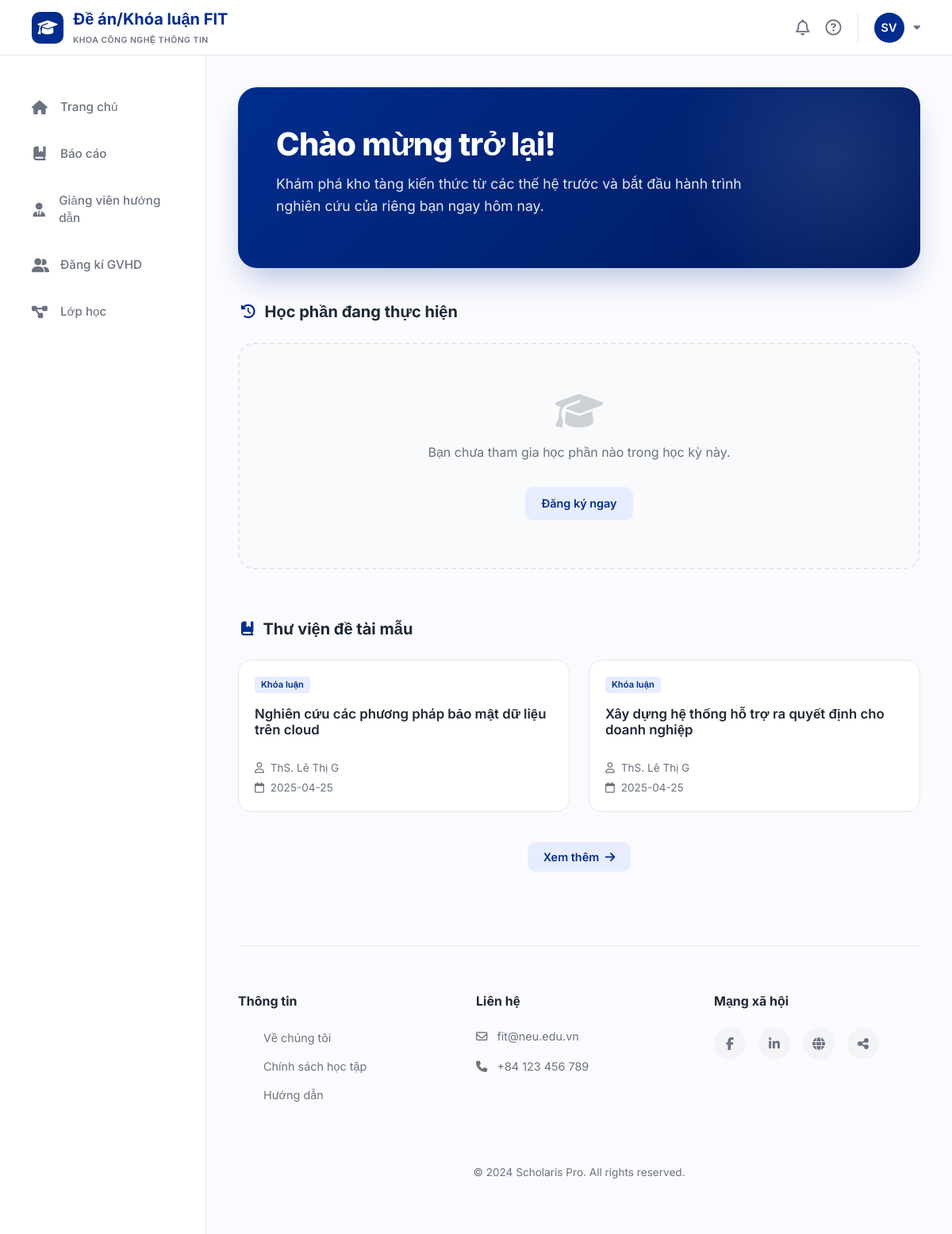
The app's page /home (signed in) with its own data.
### tables this page shows
CREATE TABLE published_reports (
    id INTEGER PRIMARY KEY AUTOINCREMENT,
    student_id INTEGER NOT NULL,
    class_id INTEGER NOT NULL,
    topic_id INTEGER NOT NULL,
    file_url VARCHAR(500),
    source_code_url VARCHAR(500),
    published_at DATETIME DEFAULT CURRENT_TIMESTAMP,
    FOREIGN KEY (student_id) REFERENCES students(id),
    FOREIGN KEY (class_id) REFERENCES classes(id),
    FOREIGN KEY (topic_id) REFERENCES topics(id)
);

CREATE TABLE course_types (
    id INTEGER PRIMARY KEY AUTOINCREMENT,
    type_name VARCHAR(50) NOT NULL UNIQUE
);

CREATE TABLE topics (
    id INTEGER PRIMARY KEY AUTOINCREMENT,
    student_id INTEGER NOT NULL,
    class_id INTEGER NOT NULL,
    title VARCHAR(500) NOT NULL,
    description TEXT,
    created_at DATETIME DEFAULT CURRENT_TIMESTAMP,
    updated_at DATETIME DEFAULT CURRENT_TIMESTAMP,
    FOREIGN KEY (student_id) REFERENCES students(id),
    FOREIGN KEY (class_id) REFERENCES classes(id)
);

CREATE TABLE users (
    id INTEGER PRIMARY KEY AUTOINCREMENT,
    email VARCHAR(100) NOT NULL UNIQUE,
    password VARCHAR(255) NOT NULL,
    full_name VARCHAR(100) NOT NULL,
    role VARCHAR(20) NOT NULL CHECK (role IN ('student', 'lecturer')),
    phone VARCHAR(20),
    created_at DATETIME DEFAULT CURRENT_TIMESTAMP
);

### app/student/home/routes.py (the view)
@student_home_bp.route('/')
@student_home_bp.route('/home')
def home():
    if 'user_id' not in session or session.get('role') != 'student':
        if session.get('role') == 'lecturer':
             return redirect(url_for('lecturer_home.home'))
        return redirect(url_for('login.login'))
    user_id = session['user_id']
    db = get_db()
    cursor = db.cursor()
    cursor.execute("SELECT * FROM semesters WHERE is_current = 1 LIMIT 1")
    current_semester = cursor.fetchone()
    cursor.execute("SELECT id FROM students WHERE user_id = ?", (user_id,))
    student = cursor.fetchone()
    if not student:
        return "Student profile not found", 404
    student_id = student['id']
    ongoing_courses = []
    if current_semester:
        cursor.execute("""
            SELECT c.*, ct.type_name, co.course_name, u.full_name as lecturer_name
            FROM class_students cs
            JOIN classes c ON cs.class_id = c.id
            JOIN courses co ON c.course_id = co.id
            JOIN course_types ct ON co.course_type_id = ct.id
            JOIN lecturers l ON c.lecturer_id = l.id
            JOIN users u ON l.user_id = u.id
            WHERE cs.student_id = ? AND c.semester_id = ? AND c.status = 'active'
        """, (student_id, current_semester['id']))
        ongoing_courses = cursor.fetchall()
    cursor.execute("""
        SELECT pr.*, t.title, u.full_name as lecturer_name, ct.type_name, co.course_name
        FROM published_reports pr
        JOIN topics t ON pr.topic_id = t.id
        JOIN classes c ON t.class_id = c.id
        JOIN courses co ON c.course_id = co.id
        JOIN course_types ct ON co.course_type_id = ct.id
        JOIN lecturers l ON c.lecturer_id = l.id
        JOIN users u ON l.user_id = u.id
        ORDER BY pr.published_at DESC
        LIMIT 2
    """)
    library_items = cursor.fetchall()
    return render_template(
        'student/home.html',
        ongoing_courses=ongoing_courses,
        library_items=library_items,
        current_semester=current_semester
    )

### app/database.py (called while the page is built)
def get_db():
    if 'db' not in g:
        g.db = sqlite3.connect(DB_PATH, timeout=30)
        g.db.row_factory = sqlite3.Row
        try:
            g.db.execute("PRAGMA journal_mode=WAL")
            g.db.execute("PRAGMA foreign_keys=ON")
        except sqlite3.OperationalError:
            pass
    return g.db

### templates/student/home.html (shortened to what this page needs)
{% extends "student/base.html" %}
{% block content %}
<div class="home-container">
    <section class="hero-section">
        <div class="hero-text">
            <h1>Chào mừng trở lại!</h1>
            <p>Khám phá kho tàng kiến thức từ các thế hệ trước và bắt đầu hành trình nghiên cứu của riêng bạn ngay hôm nay.</p>
        </div>
    </section>
    <div class="section-title">
        <i class="fa-solid fa-clock-rotate-left"></i>
        <span>Học phần đang thực hiện</span>
    </div>
    <div class="ongoing-grid">
        {% if ongoing_courses %}
            {% for course in ongoing_courses %}
            <div class="course-card">
                <div class="card-header-info">
                    <span class="card-label {% if course.type_name == 'Đề án' %}label-project{% else %}label-thesis{% endif %}">
                        {{ course.type_name }}
                    </span>
                </div>
                <div class="card-main">
                    <h3>{{ course.course_name }}</h3>
                    <div class="lecturer-info">
                        <i class="fa-solid fa-user-tie"></i>
                        <span>GV: {{ course.lecturer_name }}</span>
                    </div>
                </div>
                <div class="card-footer">
                    <span style="font-size: 0.85rem; color: var(--text-muted);">Mã lớp: {{ course.class_code }}</span>
                    <a href="{{ url_for('myprojects.project_detail', id=course.id) }}" class="btn-action">Vào lớp học</a>
                </div>
            </div>
            {% endfor %}
        {% else %}
            <div class="empty-state">
                <i class="fa-solid fa-graduation-cap"></i>
                <p>Bạn chưa tham gia học phần nào trong học kỳ này.</p>
                <a href="{{ url_for('registration.registration') }}" class="btn-action mt-3 d-inline-block">Đăng ký ngay</a>
            </div>
        {% endif %}
    </div>
    <div class="section-title">
        <i class="fa-solid fa-book-bookmark"></i>
        <span>Thư viện đề tài mẫu</span>
    </div>
    <div class="library-grid">
        {% if library_items %}
            {% for item in library_items %}
            <a href="{{ url_for('thesis.thesis_detail', topic_id=item.topic_id) }}" style="text-decoration: none;">
                <div class="library-item">
                    <span class="item-tag">{{ item.type_name }}</span>
                    <h4>{{ item.title }}</h4>
                    <div class="item-meta">
                        <span><i class="fa-regular fa-user me-1"></i> {{ item.lecturer_name }}</span>
                        <span><i class="fa-regular fa-calendar me-1"></i> {{ item.published_at[:10] }}</span>
                    </div>
                </div>
            </a>
            {% endfor %}
            <div style="grid-column: 1/-1; text-align: center; margin-top: 20px;">
                <a href="{{ url_for('thesis.thesesprojects') }}" class="btn-action">
                    Xem thêm <i class="fa-solid fa-arrow-right ms-1"></i>
                </a>
            </div>
        {% else %}
            <div class="empty-state">
                <i class="fa-solid fa-box-open"></i>
                <p>Thư viện hiện đang trống.</p>
            </div>
        {% endif %}
    </div>
</div>
{% endblock %}

### templates/student/home.html (style rules this page uses)
:root { --primary-gradient: linear-gradient(135deg, #002D8E 0%, #001A5E 100%); --accent-gradient: linear-gradient(135deg, #3B82F6 0%, #2563EB 100%); --glass-bg: rgba(255, 255, 255, 0.9); --glass-border: rgba(255, 255, 255, 0.2); --card-shadow: 0 10px 30px -5px rgba(0, 45, 142, 0.1); }
.home-container { padding-bottom: 40px; }
.hero-section { background: var(--primary-gradient); border-radius: 24px; padding: 48px; color: white; margin-bottom: 40px; position: relative; overflow: hidden; box-shadow: 0 20px 40px -10px rgba(0, 45, 142, 0.3); }
.hero-section::before { content: ''; position: absolute; top: -50%; right: -10%; width: 400px; height: 400px; background: radial-gradient(circle, rgba(255,255,255,0.1) 0%, transparent 70%); border-radius: 50%; }
.hero-text h1 { font-size: 2.5rem; font-weight: 800; margin-bottom: 12px; letter-spacing: -0.02em; }
.hero-text p { font-size: 1.1rem; opacity: 0.9; max-width: 600px; line-height: 1.6; }
.section-title { display: flex; align-items: center; gap: 12px; font-size: 1.25rem; font-weight: 700; color: var(--text-dark); margin-bottom: 24px; padding-left: 4px; }
.section-title i { color: var(--primary-color); font-size: 1.1rem; }
.ongoing-grid { display: grid; grid-template-columns: repeat(auto-fill, minmax(340px, 1fr)); gap: 24px; margin-bottom: 60px; }
.btn-action { padding: 10px 20px; background: var(--primary-light); color: var(--primary-color); border-radius: 10px; text-decoration: none; font-weight: 600; font-size: 0.9rem; transition: var(--transition); }
.library-grid { display: grid; grid-template-columns: repeat(auto-fill, minmax(280px, 1fr)); gap: 24px; }
.library-item { background: var(--white); border-radius: 16px; padding: 20px; border: 1px solid var(--border-color); transition: var(--transition); display: flex; flex-direction: column; gap: 16px; }
.library-item h4 { font-size: 1.05rem; font-weight: 600; color: var(--text-dark); display: -webkit-box; -webkit-line-clamp: 2; -webkit-box-orient: vertical; overflow: hidden; height: 2.8rem; }
.item-meta { font-size: 0.85rem; color: var(--text-muted); display: flex; flex-direction: column; gap: 4px; }
.item-tag { font-size: 0.7rem; font-weight: 600; color: var(--primary-color); background: var(--primary-light); padding: 2px 8px; border-radius: 4px; width: fit-content; }
.empty-state { grid-column: 1/-1; padding: 60px; text-align: center; background: #F9FAFB; border-radius: 20px; border: 2px dashed var(--border-color); color: var(--text-muted); }
.empty-state i { font-size: 3rem; margin-bottom: 16px; opacity: 0.3; }

### templates/student/base.html (style rules this page uses)
:root { --primary-color: #002D8E; --primary-light: #E7EDFF; --bg-page: #FBFBFF; --white: #FFFFFF; --text-dark: #1F2937; --text-muted: #6B7280; --border-color: #E5E7EB; --sidebar-width: 260px; --header-height: 70px; --shadow: 0 4px 12px rgba(0, 0, 0, 0.05); --transition: all 0.3s ease; }
* { margin: 0; padding: 0; box-sizing: border-box; font-family: 'Inter', sans-serif; }
body { background-color: var(--bg-page); color: var(--text-dark); min-height: 100vh; display: flex; flex-direction: column; }

### records on screen
published_reports: type_name "Khóa luận", title "Nghiên cứu các phương pháp bảo mật dữ liệu trên cloud", lecturer_name "ThS. Lê Thị G", published_at "2025-04-25"
published_reports: type_name "Khóa luận", title "Xây dựng hệ thống hỗ trợ ra quyết định cho doanh nghiệp", lecturer_name "ThS. Lê Thị G", published_at "2025-04-25"
